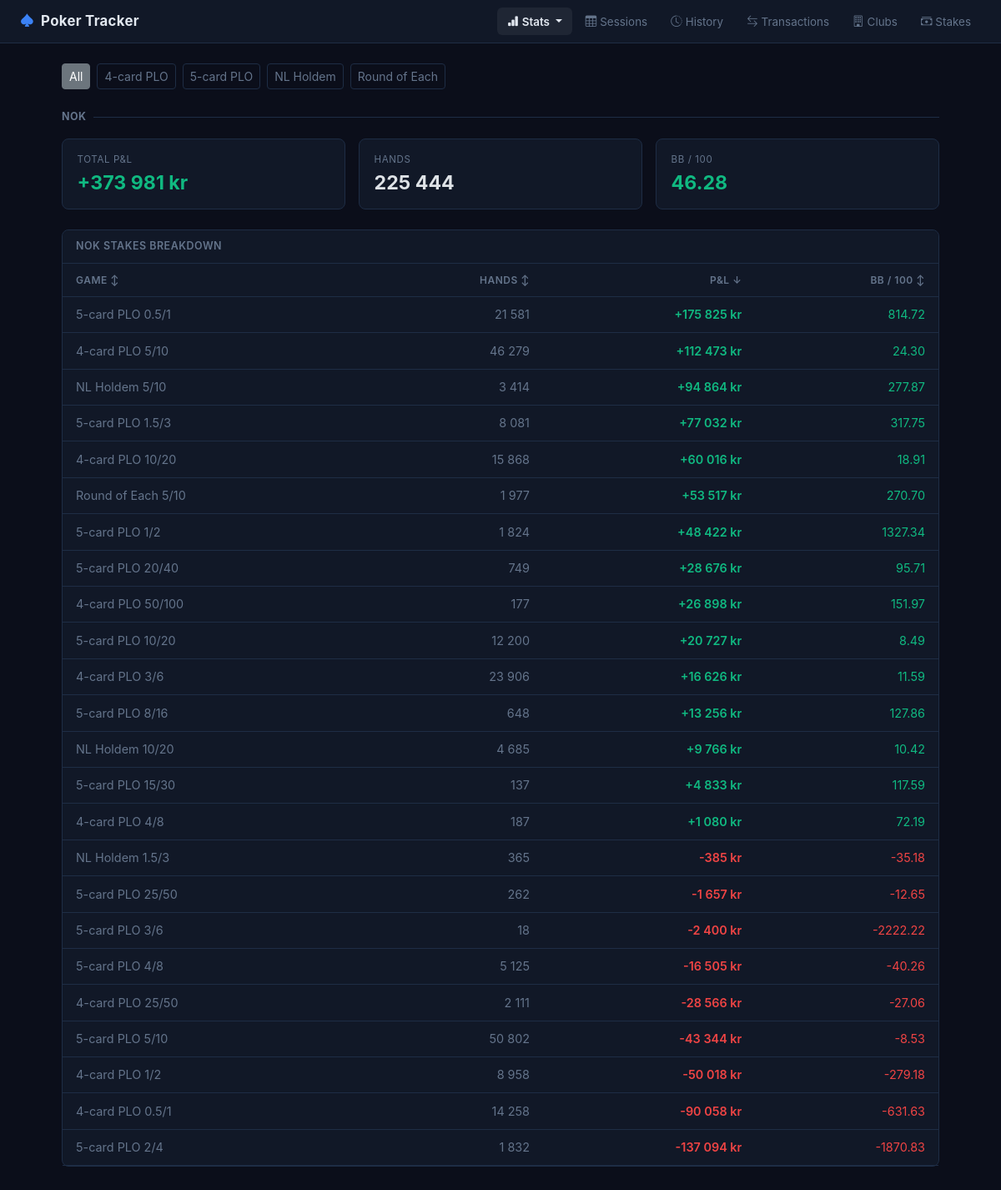
/all-time, run on the app's committed database.
### tables this page shows
CREATE TABLE games (
            id INTEGER PRIMARY KEY AUTOINCREMENT,
            name TEXT NOT NULL UNIQUE,
            created_at TEXT DEFAULT (datetime('now'))
        );

CREATE TABLE blind_levels (
            id INTEGER PRIMARY KEY AUTOINCREMENT,
            name TEXT NOT NULL UNIQUE,
            small_blind REAL NOT NULL,
            big_blind REAL NOT NULL,
            created_at TEXT DEFAULT (datetime('now'))
        );

### app.py (the view)
@app.route("/all-time")
def all_time():
    db = get_db()
    game_id = request.args.get("game_id", type=int)
    games = db.execute("SELECT * FROM games ORDER BY name").fetchall()
    gf = "AND g.id = ?" if game_id else ""
    gp = (game_id,) if game_id else ()
    def query_stats(table, currency_filter=None):
        conditions, params = [], []
        if currency_filter:
            conditions.append("s.currency = ?")
            params.append(currency_filter)
        if game_id:
            conditions.append("g.id = ?")
            params.append(game_id)
        where = ("WHERE " + " AND ".join(conditions)) if conditions else ""
        join = "JOIN games g ON s.game_id = g.id" if game_id else ""
        return db.execute(f"""
            SELECT COUNT(*) as total_sessions,
                   COALESCE(SUM(profit), 0) as total_profit,
                   COALESCE(SUM(CASE WHEN profit > 0 THEN 1 ELSE 0 END), 0) as wins,
                   COALESCE(MAX(profit), 0) as best_session,
                   COALESCE(MIN(profit), 0) as worst_session
            FROM {table} s {join} {where}
        """, params).fetchone()
    sessions_2026 = query_stats("sessions")
    hist_nok      = query_stats("historical_sessions", currency_filter="NOK")
    hist_usd      = query_stats("historical_sessions", currency_filter="USD")
    nok_by_game = db.execute(f"""
        SELECT (g.name || ' ' || bl.name) as name,
               bl.big_blind,
               SUM(s.profit) as profit,
               SUM(s.hands) as hands
        FROM (
            SELECT game_id, blind_level_id, profit, hands FROM sessions
            UNION ALL
            SELECT game_id, blind_level_id, profit, hands FROM historical_sessions WHERE currency='NOK'
        ) s
        JOIN games g ON s.game_id = g.id
        JOIN blind_levels bl ON s.blind_level_id = bl.id
        WHERE 1=1 {gf}
        GROUP BY g.id, bl.id ORDER BY g.name, bl.big_blind
    """, gp).fetchall()
    usd_by_game = db.execute(f"""
        SELECT (g.name || ' ' || bl.name) as name,
               bl.big_blind,
               SUM(h.profit) as profit,
               SUM(h.hands) as hands
        FROM historical_sessions h
        JOIN games g ON h.game_id = g.id
        JOIN blind_levels bl ON h.blind_level_id = bl.id
        WHERE h.currency = 'USD' {gf}
        GROUP BY g.id, bl.id ORDER BY g.name, bl.big_blind
    """, gp).fetchall()
    nok_agg = db.execute(f"""
        SELECT SUM(s.hands) as total_hands,
               CASE WHEN SUM(s.hands) > 0
                    THEN SUM(s.profit / bl.big_blind) / SUM(s.hands) * 100
                    ELSE NULL END as bb100
        FROM (
            SELECT game_id, blind_level_id, profit, hands FROM sessions
             WHERE hands IS NOT NULL AND hands > 0
            UNION ALL
            SELECT game_id, blind_level_id, profit, hands FROM historical_sessions
             WHERE currency='NOK' AND hands IS NOT NULL AND hands > 0
        ) s
        JOIN blind_levels bl ON s.blind_level_id = bl.id
        JOIN games g ON s.game_id = g.id
        WHERE 1=1 {gf}
    """, gp).fetchone()
    usd_agg = db.execute(f"""
        SELECT SUM(h.hands) as total_hands,
               CASE WHEN SUM(h.hands) > 0
                    THEN SUM(h.profit / bl.big_blind) / SUM(h.hands) * 100
                    ELSE NULL END as bb100
        FROM historical_sessions h
        JOIN blind_levels bl ON h.blind_level_id = bl.id
        JOIN games g ON h.game_id = g.id
        WHERE h.currency = 'USD' AND h.hands IS NOT NULL AND h.hands > 0 {gf}
    """, gp).fetchone()
    return render_template("all_time.html",
        sessions_2026=sessions_2026,
        hist_nok=hist_nok,
        hist_usd=hist_usd,
        nok_by_game=nok_by_game,
        usd_by_game=usd_by_game,
        nok_agg=nok_agg,
        usd_agg=usd_agg,
        games=games,
        selected_game_id=game_id)

### app.py (called while the page is built)
@app.template_filter("pnl")
def pnl_filter(value):
    if value is None:
        return "0 kr"
    v = float(value)
    formatted = f"{abs(v):,.0f}".replace(",", " ")
    if v > 0:
        return f"+{formatted} kr"
    elif v < 0:
        return f"-{formatted} kr"
    return "0 kr"

### database.py (called while the page is built)
def get_db():
    if "db" not in g:
        g.db = sqlite3.connect(str(DB_PATH))
        g.db.row_factory = sqlite3.Row
        g.db.execute("PRAGMA foreign_keys = ON")
    return g.db

### templates/all_time.html (shortened to what this page needs)
{% extends "base.html" %}
{% block content %}
{% set nok_total = (sessions_2026['total_profit'] + hist_nok['total_profit']) | float %}
{% set usd_total = hist_usd['total_profit'] | float %}
{% set usd_sess  = hist_usd['total_sessions'] | int %}
{% if games %}
<div class="d-flex gap-2 mb-4 flex-wrap">
    <a href="/all-time" class="btn btn-sm {{ 'btn-secondary' if not selected_game_id else 'btn-outline-secondary' }}">All</a>
    {% for g in games %}
    <a href="/all-time?game_id={{ g.id }}" class="btn btn-sm {{ 'btn-success' if selected_game_id == g.id else 'btn-outline-secondary' }}">{{ g.name }}</a>
    {% endfor %}
</div>
{% endif %}
<div class="d-flex align-items-center gap-2 mb-3">
    <span class="fw-bold" style="font-size:0.78rem;letter-spacing:0.5px;text-transform:uppercase;color:#64748b">NOK</span>
    <div style="flex:1;height:1px;background:#1e2d45"></div>
</div>
<div class="row g-3 mb-4">
    <div class="col-6 col-md-4">
        <div class="card stat-card h-100">
            <div class="card-body">
                <div class="stat-label">Total P&L</div>
                <div class="stat-value {{ 'text-success' if nok_total >= 0 else 'text-danger' }}">{{ nok_total | pnl }}</div>
            </div>
        </div>
    </div>
    <div class="col-6 col-md-4">
        <div class="card stat-card h-100">
            <div class="card-body">
                <div class="stat-label">Hands</div>
                <div class="stat-value">{{ "{:,}".format(nok_agg['total_hands'] | int).replace(",", " ") if nok_agg['total_hands'] else '—' }}</div>
            </div>
        </div>
    </div>
    <div class="col-6 col-md-4">
        <div class="card stat-card h-100">
            <div class="card-body">
                <div class="stat-label">BB / 100</div>
                <div class="stat-value {{ 'text-success' if nok_agg['bb100'] and nok_agg['bb100'] >= 0 else 'text-danger' if nok_agg['bb100'] and nok_agg['bb100'] < 0 else '' }}">
                    {% if nok_agg['bb100'] is not none %}{{ "%.2f"|format(nok_agg['bb100']) }}{% else %}—{% endif %}
                </div>
            </div>
        </div>
    </div>
</div>
{% if nok_by_game %}
<div class="card mb-4">
    <div class="card-header">NOK Stakes Breakdown</div>
    <table class="table table-hover mb-0" id="nokTable">
        <thead>
            <tr>
                <th data-sort-col="0" onclick="sortTable('nokTable',0)" style="cursor:pointer">Game <span class="sort-icon">↕</span></th>
                <th class="text-end" data-sort-col="1" onclick="sortTable('nokTable',1)" style="cursor:pointer;white-space:nowrap">Hands <span class="sort-icon">↕</span></th>
                <th class="text-end" data-sort-col="2" onclick="sortTable('nokTable',2)" style="cursor:pointer;white-space:nowrap">P&L <span class="sort-icon">↕</span></th>
                <th class="text-end" data-sort-col="3" onclick="sortTable('nokTable',3)" style="cursor:pointer;white-space:nowrap">BB / 100 <span class="sort-icon">↕</span></th>
            </tr>
        </thead>
        <tbody>
            {% for r in nok_by_game %}
            {% set bb100 = (r['profit'] / r['big_blind'] / r['hands'] * 100) if r['hands'] else none %}
            <tr>
                <td class="text-muted">{{ r['name'] }}</td>
                <td class="text-end text-muted" style="white-space:nowrap" data-val="{{ r['hands'] or 0 }}">{{ "{:,}".format(r['hands'] | int).replace(",", " ") if r['hands'] else '—' }}</td>
                <td class="text-end fw-semibold {{ 'text-success' if r['profit'] >= 0 else 'text-danger' }}" style="white-space:nowrap" data-val="{{ r['profit'] }}">{{ r['profit'] | pnl }}</td>
                <td class="text-end {{ 'text-success' if bb100 and bb100 >= 0 else 'text-danger' if bb100 and bb100 < 0 else 'text-muted' }}" style="white-space:nowrap" data-val="{{ '%.4f'|format(bb100) if bb100 is not none else -9999 }}">
                    {% if bb100 is not none %}{{ "%.2f"|format(bb100) }}{% else %}—{% endif %}
                </td>
            </tr>
            {% endfor %}
        </tbody>
    </table>
</div>
{% endif %}
{% endblock %}

### static/style.css (style rules this page uses)
body { background: #0b0e1a; font-size: 0.9rem; color: #e2e8f0; font-family: 'Inter', -apple-system, sans-serif; }
.card { background: #111827; border-color: #1e2d45; border-radius: 8px; }
.card-header { background: #111827; border-bottom: 1px solid #1e2d45; font-weight: 600; font-size: 0.78rem; letter-spacing: 0.5px; text-transform: uppercase; color: #64748b; padding: 0.65rem 1rem; border-radius: 8px 8px 0 0 !important; }
.table { --bs-table-bg: transparent; --bs-table-hover-bg: rgba(255,255,255,0.03); --bs-table-border-color: #1e2d45; color: #e2e8f0; }
.table thead th { font-size: 0.75rem; text-transform: uppercase; letter-spacing: 0.5px; color: #64748b; border-bottom: 1px solid #1e2d45; padding: 0.65rem 1rem; font-weight: 600; }
.table td { padding: 0.65rem 1rem; border-color: #1e2d45; vertical-align: middle; }
.stat-card .card-body { padding: 1rem 1.1rem; }
.stat-label { font-size: 0.72rem; text-transform: uppercase; letter-spacing: 0.6px; color: #64748b; margin-bottom: 0.35rem; }
.stat-value { font-size: 1.45rem; font-weight: 700; line-height: 1.2; }
.btn-outline-secondary { border-color: #1e2d45; color: #64748b; }
.text-success { color: #10b981 !important; }
.text-danger { color: #ef4444 !important; }
.text-muted { color: #64748b !important; }

### data on the page
games: name "4-card PLO"
games: name "5-card PLO"
games: name "NL Holdem"
games: name "Round of Each"
blind_levels: name "4-card PLO 0.5/1", hands "14 258", profit|pnl "-90 058 kr", bb100 "-631.63", name "5-card PLO 0.5/1", hands "21 581", profit|pnl "+175 825 kr", bb100 "814.72"
blind_levels: name "4-card PLO 1/2", hands "8 958", profit|pnl "-50 018 kr", bb100 "-279.18", name "5-card PLO 1/2", hands "1 824", profit|pnl "+48 422 kr", bb100 "1327.34"
blind_levels: name "4-card PLO 3/6", hands "23 906", profit|pnl "+16 626 kr", bb100 "11.59", name "5-card PLO 3/6", hands "18", profit|pnl "-2 400 kr", bb100 "-2222.22"
blind_levels: name "4-card PLO 4/8", hands "187", profit|pnl "+1 080 kr", bb100 "72.19", name "5-card PLO 4/8", hands "5 125", profit|pnl "-16 505 kr", bb100 "-40.26"
blind_levels: name "4-card PLO 5/10", hands "46 279", profit|pnl "+112 473 kr", bb100 "24.30", name "5-card PLO 5/10", hands "50 802", profit|pnl "-43 344 kr", bb100 "-8.53", name "NL Holdem 5/10", hands "3 414", profit|pnl "+94 864 kr", bb100 "277.87", name "Round of Each 5/10", hands "1 977", profit|pnl "+53 517 kr", bb100 "270.70"
blind_levels: name "4-card PLO 10/20", hands "15 868", profit|pnl "+60 016 kr", bb100 "18.91", name "5-card PLO 10/20", hands "12 200", profit|pnl "+20 727 kr", bb100 "8.49", name "NL Holdem 10/20", hands "4 685", profit|pnl "+9 766 kr", bb100 "10.42"
blind_levels: name "4-card PLO 25/50", hands "2 111", profit|pnl "-28 566 kr", bb100 "-27.06", name "5-card PLO 25/50", hands "262", profit|pnl "-1 657 kr", bb100 "-12.65"
blind_levels: name "4-card PLO 50/100", hands "177", profit|pnl "+26 898 kr", bb100 "151.97"
blind_levels: name "5-card PLO 1.5/3", hands "8 081", profit|pnl "+77 032 kr", bb100 "317.75", name "NL Holdem 1.5/3", hands "365", profit|pnl "-385 kr", bb100 "-35.18"
blind_levels: name "5-card PLO 2/4", hands "1 832", profit|pnl "-137 094 kr", bb100 "-1870.83"
blind_levels: name "5-card PLO 8/16", hands "648", profit|pnl "+13 256 kr", bb100 "127.86"
blind_levels: name "5-card PLO 15/30", hands "137", profit|pnl "+4 833 kr", bb100 "117.59"
blind_levels: name "5-card PLO 20/40", hands "749", profit|pnl "+28 676 kr", bb100 "95.71"

### other printed values
{{ nok_total | pnl }} "+373 981 kr"
{{ "%.2f"|format(nok_agg['bb100']) }} "46.28"
